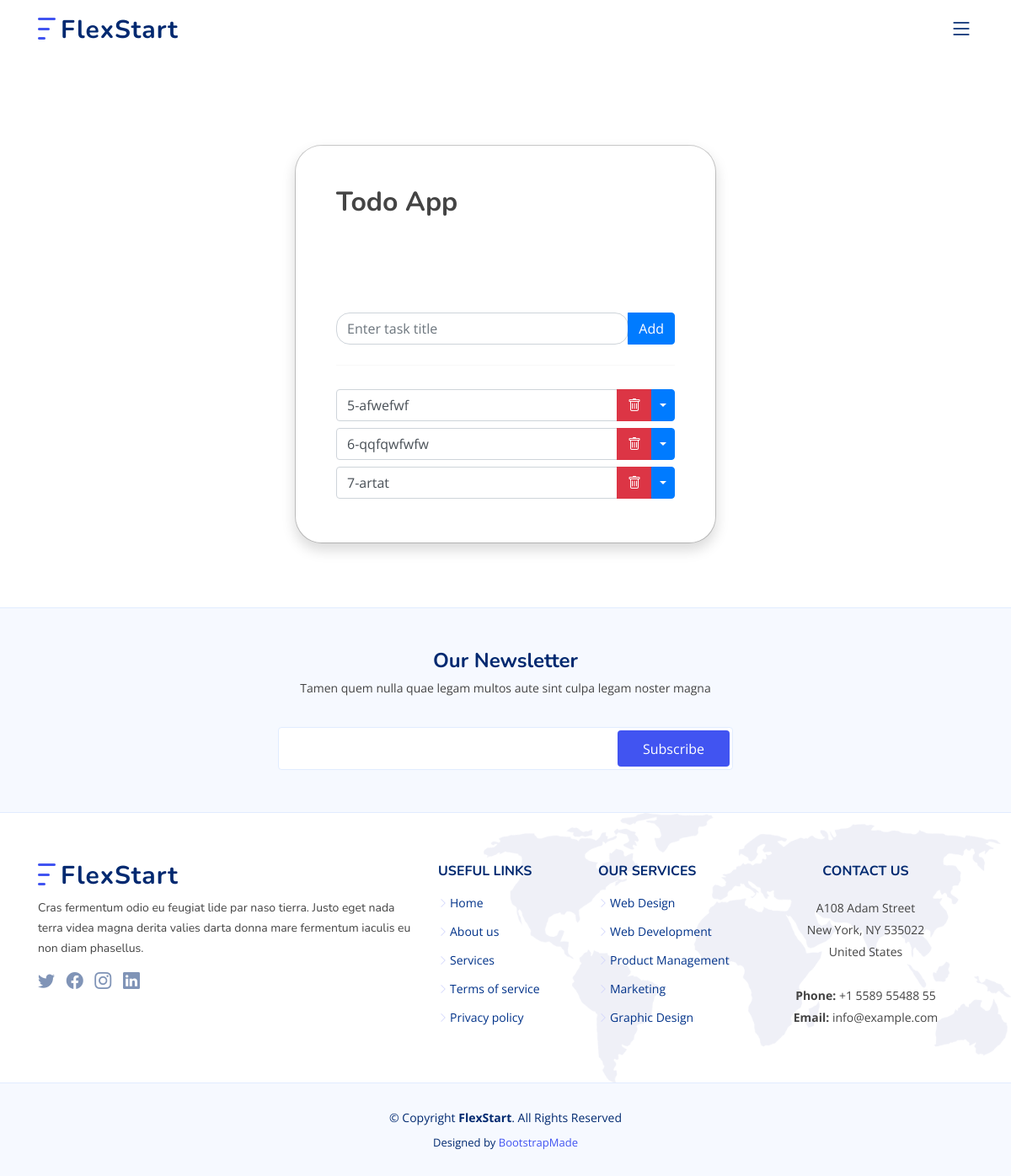
Screenshot of /tasks/ (signed in) with the database file from the repository.
### app_todo/models.py (models this page shows)
class Task(models.Model):
    user = models.ForeignKey(Profile, on_delete=models.CASCADE, null=True, blank=True)
    title = models.CharField(max_length=200)
    status = models.BooleanField(default=False)
    created_date = models.DateTimeField(auto_now_add=True)
    def __str__(self):
        return str(self.id) + '-' + str(self.title)
    class Meta:
        db_table = 'app_todo_task'

### app_todo/views.py (the view)
# urls.py: path("", TaskList.as_view(), name="task_list"),
class TaskList(LoginRequiredMixin, ListView):
    context_object_name = "tasks"
    template_name = "app_todo/task_list.html"
    def get_queryset(self):
        return Task.objects.filter(user=self.request.user.profile)

### templates/app_todo/task_list.html (shortened to what this page needs)
{% extends 'base/_base.html' %}
{% load static %}
{% block content %}
<div class="modal modal-signin position-static d-block  py-5" tabindex="-1" role="dialog" id="modalSignin">
  <div class="modal-dialog" role="document">
    <div class="modal-content rounded-5 shadow">
      <div class="modal-header p-5 pb-4 border-bottom-0">
        <h2 class="fw-bold mb-0">Todo App</h2>
      </div>
      <div class="modal-body p-5 pt-0">
        <form class="pt-3" method="POST" action="{% url 'app_todo:create_task' %}">
          <div class="input-group mb-3">
            <input type="text" class="form-control rounded-4" name="title" placeholder="Enter task title"
              aria-label="Recipient's username" aria-describedby="button-addon2">
            <button class="btn btn-primary" type="submit">Add</button>
          </div>
          <hr class="my-4">
          {% for task in tasks %}
          <div class="input-group py-1">
            <span type="text" class="form-control" aria-label="Text input with segmented dropdown button">
              {% if task.status == True %}
              <strike>{{task.title}}</strike>
              {% else %}
              <span>{{task}}</span>
              {% endif %}
            </span>
            <a type="button" class="btn btn-danger" href="{% url 'app_todo:delete_task' task.id %}"><i class="bi bi-trash"></i></a>
            <button type="button" class="btn btn-primary dropdown-toggle dropdown-toggle-split" data-bs-toggle="dropdown"
              aria-expanded="false">
            </button>
          </div>
          {% endfor %}
        </form>
      </div>
    </div>
  </div>
</div>
{% endblock %}

### static/assets/css/style.css (style rules this page uses)
:root { scroll-behavior: smooth; }
body { font-family: "Open Sans", sans-serif; color: #444444; }
a { color: #4154f1; text-decoration: none; }
h1, h2, h3, h4, h5, h6 { font-family: "Nunito", sans-serif; }

### rows the page displays
Task: id+title "5-afwefwf"
Task: id+title "6-qqfqwfwfw"
Task: id+title "7-artat"
